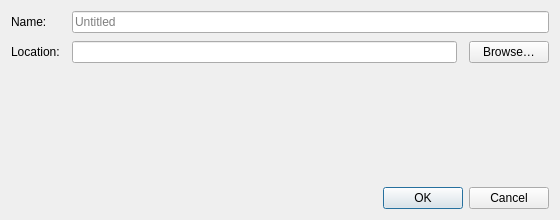
<?xml version="1.0" encoding="UTF-8"?>
<ui version="4.0">
 <class>NewProjectDialog</class>
 <widget class="QDialog" name="NewProjectDialog">
  <property name="geometry">
   <rect>
    <x>0</x>
    <y>0</y>
    <width>560</width>
    <height>220</height>
   </rect>
  </property>
  <property name="windowTitle">
   <string>New Project</string>
  </property>
  <property name="modal">
   <bool>true</bool>
  </property>
  <layout class="QVBoxLayout" name="dialog_layout">
   <property name="spacing">
    <number>12</number>
   </property>
   <item>
    <layout class="QGridLayout" name="fields_layout">
     <property name="horizontalSpacing">
      <number>12</number>
     </property>
     <property name="verticalSpacing">
      <number>8</number>
     </property>
     <item row="0" column="0">
      <widget class="QLabel" name="name_label">
       <property name="text">
        <string extracomment="label of the project name field">Name:</string>
       </property>
      </widget>
     </item>
     <item row="0" column="1" colspan="2">
      <widget class="QLineEdit" name="name_edit">
       <property name="placeholderText">
        <string extracomment="shown in the empty project name field">Untitled</string>
       </property>
      </widget>
     </item>
     <item row="1" column="0">
      <widget class="QLabel" name="location_label">
       <property name="text">
        <string extracomment="label of the field holding the directory the project is created in">Location:</string>
       </property>
      </widget>
     </item>
     <item row="1" column="1">
      <widget class="QLineEdit" name="location_edit"/>
     </item>
     <item row="1" column="2">
      <widget class="QPushButton" name="browse_button">
       <property name="text">
        <string extracomment="button that opens a directory chooser">Browse…</string>
       </property>
       <property name="autoDefault">
        <bool>false</bool>
       </property>
      </widget>
     </item>
    </layout>
   </item>
   <item>
    <widget class="QLabel" name="path_label">
     <property name="placeholder" stdset="0">
      <bool>true</bool>
     </property>
     <property name="wordWrap">
      <bool>true</bool>
     </property>
     <property name="textInteractionFlags">
      <set>Qt::TextInteractionFlag::TextSelectableByMouse</set>
     </property>
     <property name="text">
      <string notr="true"/>
     </property>
    </widget>
   </item>
   <item>
    <widget class="QLabel" name="message_label">
     <property name="error" stdset="0">
      <bool>true</bool>
     </property>
     <property name="wordWrap">
      <bool>true</bool>
     </property>
     <property name="text">
      <string notr="true"/>
     </property>
    </widget>
   </item>
   <item>
    <spacer name="bottom_spacer">
     <property name="orientation">
      <enum>Qt::Orientation::Vertical</enum>
     </property>
     <property name="sizeHint" stdset="0">
      <size>
       <width>0</width>
       <height>0</height>
      </size>
     </property>
    </spacer>
   </item>
   <item>
    <widget class="QDialogButtonBox" name="button_box">
     <property name="orientation">
      <enum>Qt::Orientation::Horizontal</enum>
     </property>
     <property name="standardButtons">
      <set>QDialogButtonBox::StandardButton::Cancel|QDialogButtonBox::StandardButton::Ok</set>
     </property>
    </widget>
   </item>
  </layout>
 </widget>
 <resources/>
 <connections/>
</ui>
